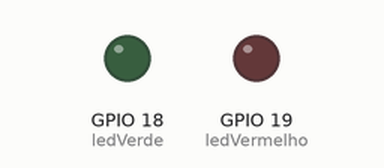
Recording of a sketch running on a simulated ESP32. On the bench: output pins drawn as LEDs (lit = HIGH). WiFi joins after 1.5 s; servers stay silent unless stated; what the sketch prints to the serial monitor is not drawn.

Above: at 0.1 s.
At 1.6 s:
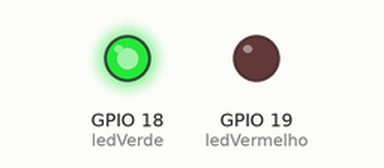
Timing chart, 0 to 3.1 s (numbered marks = the images above):
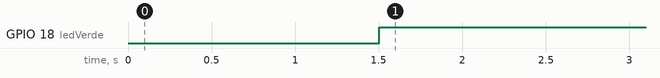

The sketch:

atividade-watchdog.ino
```cpp
#include <WiFi.h>
#include <HTTPClient.h>
#include <WiFiClientSecure.h>

const char* ssid = "Jujutsu kaisen";
const char* password = "sonochinosadame";

const char* serverName = "https://jsonplaceholder.typicode.com/todos/1";

int ledVermelho = 19;
int ledVerde = 18;

void setup(){
  pinMode(ledVermelho, OUTPUT);
  pinMode(ledVerde, OUTPUT);
  Serial.begin(115200);
  Serial.print("conectando a: ");
  Serial.println(ssid);

  WiFi.begin(ssid, password);

  int tentativas = 0;
  while (WiFi.status() != WL_CONNECTED && tentativas < 20){
    delay(500);
    Serial.print(".");
    tentativas++;
  }

  if (WiFi.status () == WL_CONNECTED){
    Serial.println("\nconectado!");
    Serial.print("IP: ");
    Serial.println(WiFi.localIP());
    Serial.print("RSSI (sinal): ");
    Serial.print(WiFi.RSSI());
    Serial.println(" dBm");
  } else {
    Serial.println("\nFalha na conexão!");
  }
}

void loop(){
  if (WiFi.status() == WL_CONNECTED){
    WiFiClientSecure *client = new WiFiClientSecure;
    digitalWrite(ledVermelho, LOW);
    digitalWrite(ledVerde, HIGH);

  if(client){
    client->setInsecure();

    HTTPClient https;

    Serial.print("[HTTPS] Iniciando requisição...\n");

      if(https.begin(*client, serverName)){

        int httpCode = https.GET();

        if(httpCode > 0){
          Serial.printf("[https] Código de resposta: %d\n", httpCode);

          if(httpCode == HTTP_CODE_OK){
            String payload = https.getString();
            Serial.println("Conteudo recebido:");
            Serial.println(payload);
          }
        } else {
          Serial.printf("[HTTPS] Falha na requisição, erro: %s\n", https.errorToString(httpCode).c_str());
        }
        https.end();
      } else {
        Serial.printf("[HTTPS] não foi possivel conectar ao servidor\n");
      }

      delete client;
    }
  }
  if(WiFi.status() != WL_CONNECTED){
    Serial.println("Reconectando...");
    WiFi.reconnect();
    digitalWrite(ledVerde, LOW);
    digitalWrite(ledVermelho, HIGH);
    delay(1000);
    digitalWrite(ledVermelho, LOW);
  }
  delay(10000);
}
```

Measured:
- by itself, GPIO 18 (ledVerde): LOW → HIGH at 1.5 s
